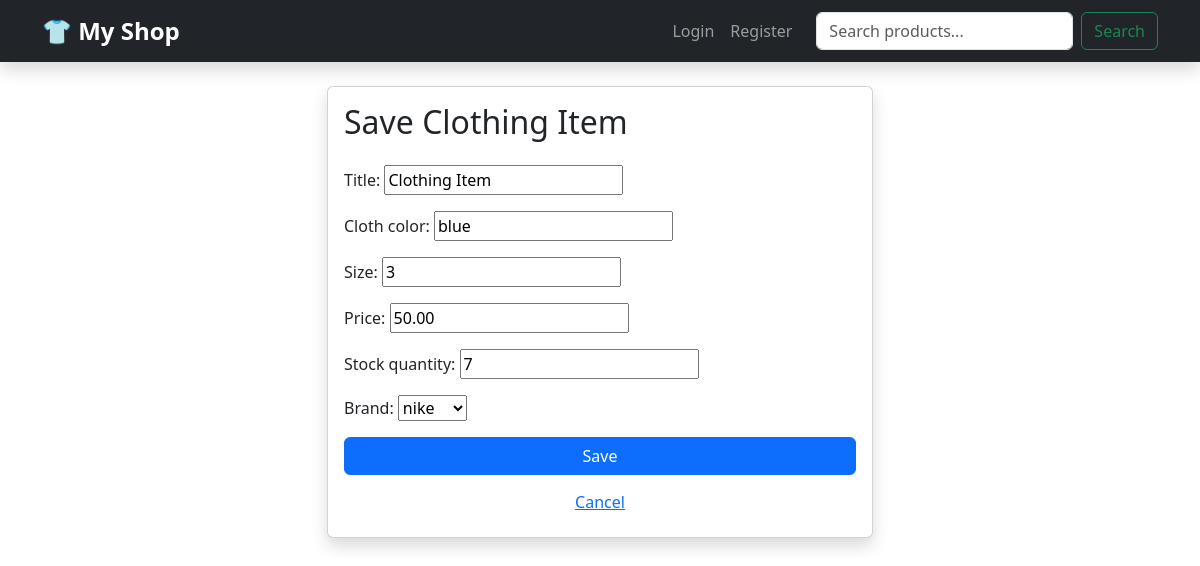
Page /cloth/1/edit/ on the committed database.
### clothing_shop/models.py (models this page shows, shortened)
class Cloth(models.Model):
    title = models.CharField(max_length=100, default="Clothing Item")
    cloth_color = models.CharField(max_length=30)
    size = models.IntegerField()
    price = models.DecimalField(max_digits=10, decimal_places=2, default=0)
    stock_quantity = models.PositiveIntegerField(default=0)
    is_available = models.BooleanField(default=True)
    category = models.CharField(
        max_length=20,
        choices=CATEGORY_CHOICES,
        default="T-SHIRTS"
    )
    brand = models.ForeignKey(
        ClothBrand,
        on_delete=models.CASCADE,
        related_name='items',
    )

### clothing_shop/views.py (the view)
# urls.py: path('cloth/<int:pk>/edit/', views.ClothUpdateView.as_view(), name='cloth_update'),
class ClothUpdateView(UpdateView):
    model = Cloth
    template_name = 'cloth_form.html'
    fields = ['title', 'cloth_color', 'size', 'price', 'stock_quantity', 'brand']
    success_url = reverse_lazy('cloth_list')

### clothing_shop/models.py (called while the page is built)
    def __str__(self):
        return self.name

### templates/cloth_form.html (shortened to what this page needs)
{% extends "base.html" %}
{% block content %}
<div class="row justify-content-center">
    <div class="col-md-6">
        <div class="card shadow">
            <div class="card-body">
                <h2 class="mb-4">Save Clothing Item</h2>
                <form method="post">
                    <div class="mb-3">
                        {{ form.as_p }}
                    </div>
                    <button type="submit" class="btn btn-primary w-100">Save</button>
                    <a href="{% url 'cloth_list' %}" class="btn btn-link w-100 mt-2">Cancel</a>
                </form>
            </div>
        </div>
    </div>
</div>
{% endblock %}

### rows in the picture
Cloth: title "Clothing Item", cloth_color "blue", size "3", price "50.00", stock_quantity "7", brand "nike"
